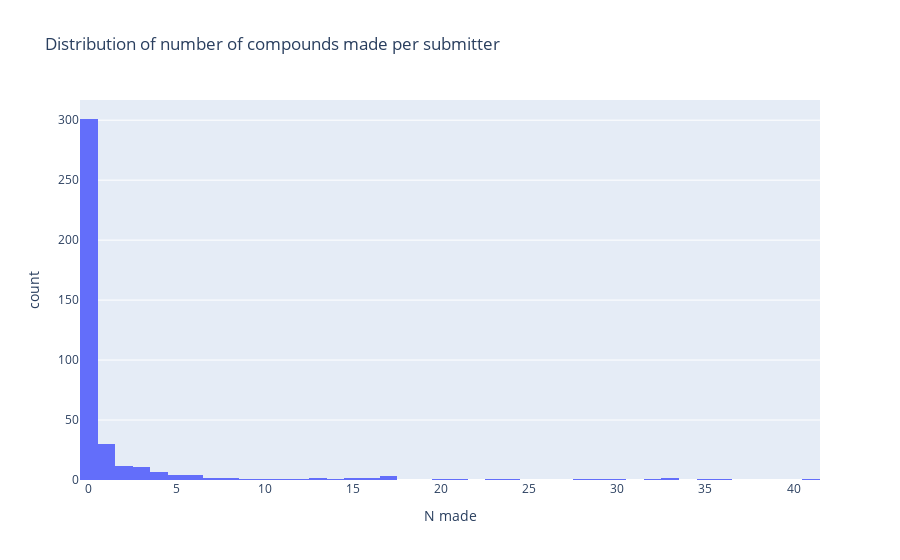

Here is the notebook cell this chart was saved with:
### Code cell
import plotly.express as px

px.histogram(creators.loc[creators['N made'] < 50],
             'N made', 
             title='Distribution of number of compounds made per submitter',
             nbins=50)

### Figure 1 — Plotly figure (JSON) as saved in the notebook; plotly's stock layout.template omitted (floating-point values rounded to 4 significant figures; data arrays with more than 128 entries replaced by an {"elided": "..."} marker saying what was removed)
{"data": [{"alignmentgroup": "True", "bingroup": "x", "hovertemplate": "N made=%{x}<br>count=%{y}<extra></extra>", "legendgroup": "", "marker": {"color": "#636efa", "pattern": {"shape": ""}}, "name": "", "nbinsx": 50, "offsetgroup": "", "orientation": "v", "showlegend": false, "type": "histogram", "x": {"elided": "400 int values"}, "xaxis": "x", "yaxis": "y"}], "layout": {"autosize": true, "barmode": "relative", "legend": {"tracegroupgap": 0}, "title": {"text": "Distribution of number of compounds made per submitter"}, "xaxis": {"anchor": "y", "autorange": true, "domain": [0, 1], "range": [-0.5, 41.5], "title": {"text": "N made"}, "type": "linear"}, "yaxis": {"anchor": "x", "autorange": true, "domain": [0, 1], "range": [0, 316.8], "title": {"text": "count"}}}}
